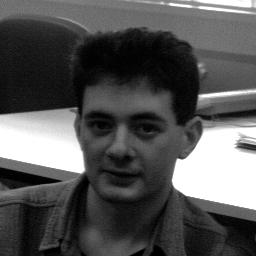
%> input picture Courses' Homeworks/Digital Image Processing/Homework 02/inputs/man.jpg, 256 x 256 px
$ octave ex03.m   (GNU Octave 9; MATLAB toolbox functions it lacks are replaced by stand-ins)
%> lines starting %> are read from the running program, lines starting %| are printed output that depends on the picture
%% Q03 - Part a
% Using a grayscale image with color-depth of 256
img = imread('inputs\man.jpg');
%> img is the input picture: size 256x256 uint8; min 0, max 255, mean 85
imgInf = imfinfo('inputs\man.jpg');

% Using a truecolor image with color-depth of 256
img = imread('inputs\peppers.png');
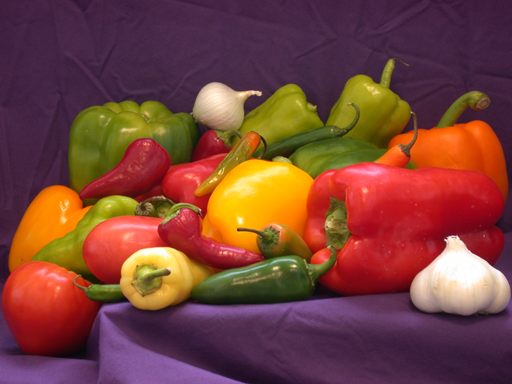
%> input picture Courses' Homeworks/Digital Image Processing/Homework 02/inputs/peppers.png, 512 x 384 px
%> img is the input picture: size 384x512x3 uint8; mean R, G, B 120.8, 66.4, 57.6
imgInf = imfinfo('inputs\peppers.png');

switch imgInf.ColorType
    case 'truecolor'
        imhistEmp = zeros(3,256);
        imhistMat = zeros(3,256);

        channelRed = img(:,:,1);
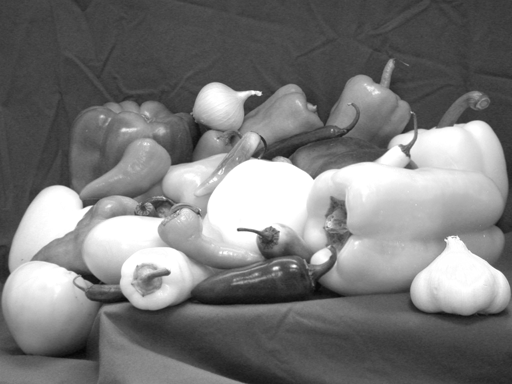
%> channelRed: size 384x512 uint8; min 5, max 255, mean 120.8
        [imhistMat(1,:), ~] = imhist(channelRed, 256);
        for c1 = 1:256
            imhistEmp(1,c1) = sum(channelRed(:) == c1-1);
        end
%> after the loop, imhistEmp = 256 columns, first 8: [0 0 0 0 0 1 1 8; 0 0 0 0 0 0 0 0; 0 0 0 0 0 0 0 0]

        channelGreen = img(:,:,2);
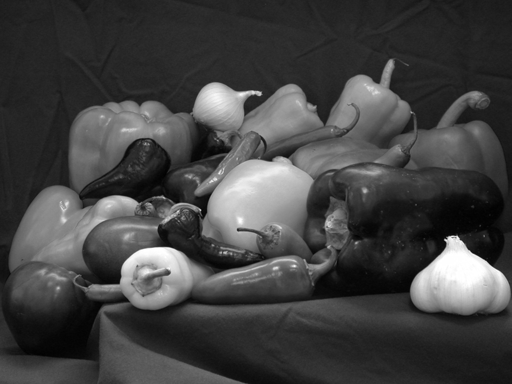
%> channelGreen: size 384x512 uint8; min 1, max 255, mean 66.4
        [imhistMat(2,:), ~] = imhist(channelGreen, 256);
        for c1 = 1:256
            imhistEmp(2,c1) = sum(channelGreen(:) == c1-1);
        end
%> after the loop, imhistEmp = 256 columns, first 8: [0 0 0 0 0 1 1 8; 0 1 38 174 383 723 988 1060; 0 0 0 0 0 0 0 0]

        channelBlue = img(:,:,3);
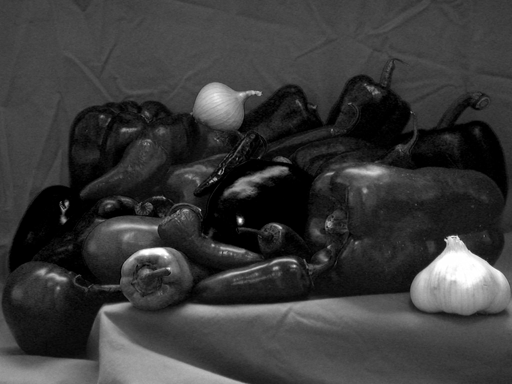
%> channelBlue: size 384x512 uint8; min 0, max 255, mean 57.6
        [imhistMat(3,:), ~] = imhist(channelBlue, 256);
        for c1 = 1:256
            imhistEmp(3,c1) = sum(channelBlue(:) == c1-1);
        end
%> after the loop, imhistEmp = 256 columns, first 8: [0 0 0 0 0 1 1 8; 0 1 38 174 383 723 988 1060; 10753 1880 1278 1046 908 865 894 931]

        figure(1);
        % Empirical histograms of the image
        subplot(2,3,1); stem(0:255, imhistEmp(1,:), 'Marker', '.', 'MarkerSize', .5, 'Color', 'r'); ...
            xlim([0 255]); ylim auto; grid on; title('Channel Red Empirical Histogram');
        subplot(2,3,2); stem(0:255, imhistEmp(2,:), 'Marker', '.', 'MarkerSize', .5, 'Color', 'g'); ...
            xlim([0 255]); ylim auto; grid on; title('Channel Green Empirical Histogram');
        subplot(2,3,3); stem(0:255, imhistEmp(3,:), 'Marker', '.', 'MarkerSize', .5, 'Color', 'b'); ...
            xlim([0 255]); ylim auto; grid on; title('Channel Blue Empirical Histogram');
        % MATLAB imhist() function histograms of the image
        subplot(2,3,4); imhist(channelRed, 256); ylim auto; grid on; title('MATLAB imhist() Histogram for Channel Red');
        subplot(2,3,5); imhist(channelGreen, 256); ylim auto; grid on; title('MATLAB imhist() Histogram for Channel Green');
        subplot(2,3,6); imhist(channelBlue, 256); ylim auto; grid on; title('MATLAB imhist() Histogram for Channel Blue');
%> after `title('MATLAB imhist() Histogram for Channel Blue')`:
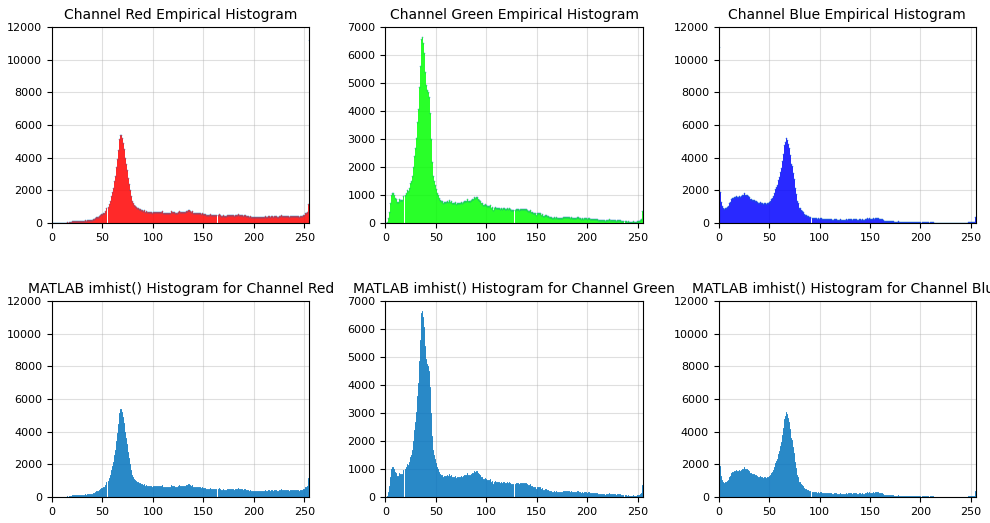
%> figure redrawn from the program's plot data, 6 panels; panel 1: highest point at x = 255, y = 11175; panel 2: highest point at x = 36, y = 6638; panel 3: highest point at x = 0, y = 10753
    otherwise
        imhistEmp = zeros(256,1);
        imhistMat = zeros(256,1);

        [imhistMat, ~] = imhist(img, 256);
        for c1 = 1:256
            imhistEmp(c1) = sum(img(:) == c1-1);
        end
        figure(1);
        subplot(1,3,1); imshow(img);
        subplot(1,3,2); stem(0:255, imhistEmp, 'Marker', '.', 'MarkerSize', .5, 'Color', 'k'); xlim([0 255]); ylim auto; ...
            grid on; title('Empirical Histogram');
        subplot(1,3,3); imhist(img, 256); ylim auto; grid on; title('MATLAB imhist() function Histogram');
end

%% Q03 - Part c
% Comparing empirical results with MATLAB built-in imhist() function
% results
if isequal(imhistEmp, imhistMat)
    h = msgbox(sprintf('Congratulations!\n\tThe empirical results are equal with MATLAB built-in imhist() function results!'),'Success');
else
    h = msgbox(sprintf('Unfortunately!\n\tThe empirical results are NOT equal with MATLAB built-in imhist() function results!'), 'Failure', 'error');
end
